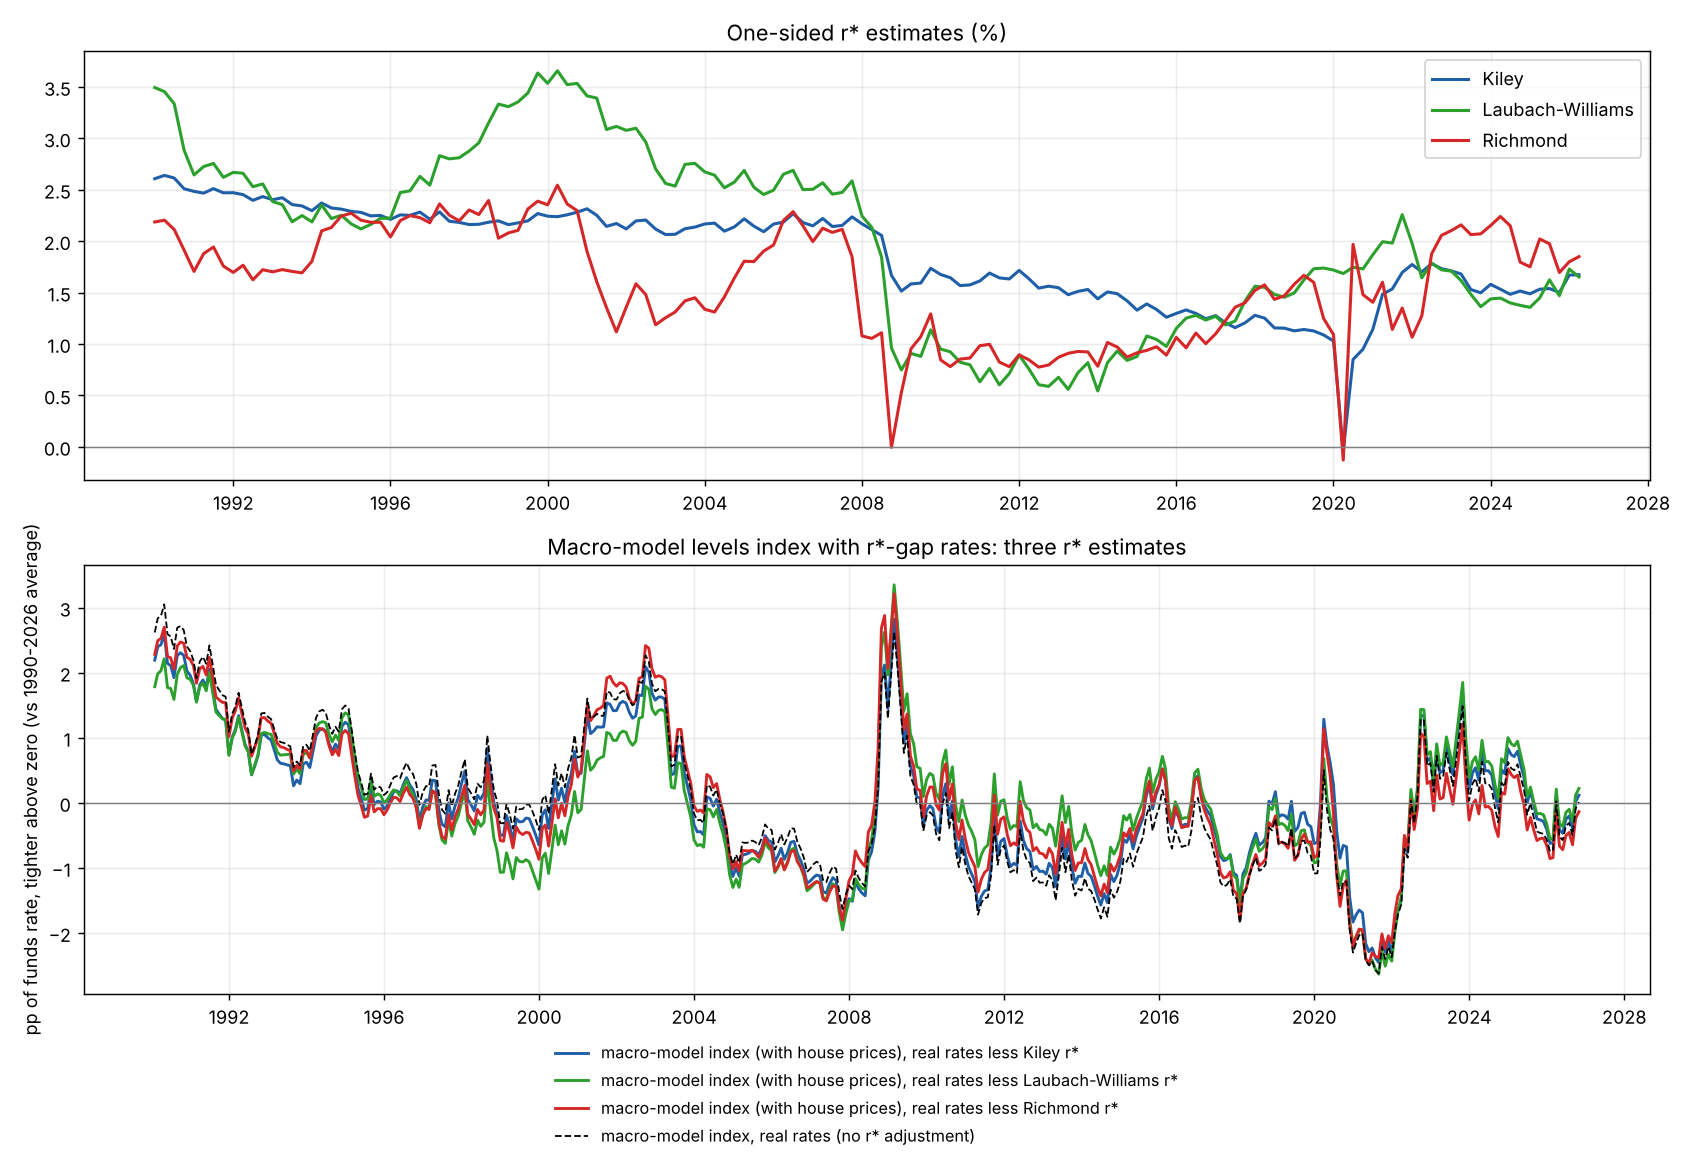

Write the Python code that produced this figure.
"""
r*-adjusted versions of the macro-model (with house prices), market-based (NS) and GS indexes using three one-sided r* estimates (rstar_series.csv, quarterly):
  Kiley (own Kalman-filter model, filtered/one-sided; experimental/ms_fci/kiley_rstar.csv),
  Laubach-Williams (NY Fed, "One-Sided Estimates" columns of Laubach_Williams_current_estimates.xlsx, estimates of 26 Aug 2026, through 2026Q2),
  Richmond Fed (Lubik-Matthes natural rate, median; model-based five-year-ahead real-rate forecast; the page does not say whether history is revised, so this is not verified as strictly one-sided).
Real-rate gap: the policy rate and the 10-year enter as (real rate - r*), real = nominal less Cleveland Fed 10-year expected inflation; spreads, equities, dollar and house prices unchanged; weights unchanged.
r* is stamped mid-quarter, interpolated daily and held at its last value after 2026Q2. Every index is demeaned over 1990-2026. GS: real GS less 0.495 r* (0.044 + 0.451 weights on the policy rate and 10-year),
converted at 0.945 pp per point; market-based x 0.983.
Usage: python experimental/fci_compare/rstar_sets.py     Outputs: rstar_sets_daily.csv, rstar_sets.png
"""
import os, sys
import numpy as np, pandas as pd

HERE = os.path.dirname(os.path.abspath(__file__))
ROOT = os.path.dirname(os.path.dirname(HERE))
sys.path.insert(0, os.path.join(ROOT, "experimental", "path_fci"))
import path_fci as P
import path_fci_gss_ns as Q
import fcig_replicate as R

SRC = {"Kiley": "Kiley_onesided", "Laubach-Williams": "LW_onesided", "Richmond": "Richmond_median"}


def daily_rstar(q, idx):
    s = q.dropna().copy()
    s.index = pd.PeriodIndex(s.index, freq="Q").to_timestamp() + pd.Timedelta(days=45)
    return s.reindex(s.index.union(idx)).interpolate("time").ffill().bfill().reindex(idx)


def main():
    ev = P.events(P.USMPD)
    d = ev.dropna(subset=Q.FUT + ["UST2Y"] + list(Q.ENDOG.values())).reset_index(drop=True)
    gss, ns, _, _ = Q.gss_ns(d)
    wn = pd.Series(Q.estimate(d, ns, True)[0], index=list(Q.ENDOG))
    P.L.REAL10 = True; P.L.RSTAR = False
    X, G = P.L.build()
    idx = X.index
    Rq = pd.read_csv(os.path.join(HERE, "rstar_series.csv"), index_col=0); Rq.index = pd.PeriodIndex(Rq.index, freq="Q")
    rs = {k: daily_rstar(Rq[c], idx) for k, c in SRC.items()}
    rs["none (real rates)"] = pd.Series(0.0, index=idx)
    base = pd.read_csv(os.path.join(ROOT, "experimental", "ms_fci", "frbus_sensitivities.csv"), index_col=0)["ffr_eq_q4"]
    ext = pd.read_csv(os.path.join(ROOT, "experimental", "ms_fci", "frbus_sensitivities_ext.csv"), index_col=0)["ffr_eq_q4"]
    mort = R.fred("MORTGAGE30US").reindex(idx, method="ffill"); spread = mort - G.x_y10.reindex(idx)
    hp = np.log(R.splice_level(R.zillow(), R.fred("CSUSHPISA"))); oer = np.log(P.L.get("CUSR0000SEHC"))
    hp = hp - oer.reindex(hp.index.union(oer.index)).sort_index().ffill().reindex(hp.index)
    hp = hp.reindex(idx.union(hp.index)).sort_index().ffill().reindex(idx) * 100
    gs_real = G.fci.reindex(idx) - (0.044 + 0.451) * X.einf + 0.06 * (100 * X.lnrusd - 100 * np.log(G.x_usd.reindex(idx)))
    out = {}
    for name, r in rs.items():
        policy = X.ffr - X.einf - r
        tenyr = X.y10 - r                                   # X.y10 is already the real 10-year
        macro = (ext["rshort_direct"] * policy + base["rg10"] * tenyr + ext["rme"] * spread + base["rbbbp"] * X.bbb - base["req"] * 100 * X.lncape
                 + base["fpxr"] * 100 * X.lnrusd + ext["phouse"] * hp)
        mkt = (wn["10-yr"] * tenyr + wn["Equities (ln CAPE)"] * 100 * X.lncape + wn["Dollar (ln real)"] * 100 * X.lnrusd) * 0.983
        gs = (gs_real - (0.044 + 0.451) * r) * 0.945
        for fam, s in (("macro", macro), ("market", mkt), ("GS", gs)):
            out[(fam, name)] = s - s.mean()
    D = pd.concat(out, axis=1).dropna()
    D.columns = [f"{a} | {b}" for a, b in D.columns]
    D.to_csv(os.path.join(HERE, "rstar_sets_daily.csv"), float_format="%.4f", index_label="date")
    M = D.resample("ME").last()
    pd.set_option("display.width", 220)
    print("r* series (quarterly, 1990-2026): mean / sd / min / max / latest")
    for k, c in SRC.items():
        s = Rq[c].loc["1990Q1":]
        print(f"  {k:17s} {s.mean():5.2f} {s.std():5.2f} {s.min():6.2f} {s.max():5.2f}  latest {s.iloc[-1]:.2f}")
    print("  correlation of the three r* series:", Rq[list(SRC.values())].loc["1990Q1":].corr().round(2).values[np.triu_indices(3, 1)], "(K/LW, K/R, LW/R)")
    names = list(SRC) + ["none (real rates)"]
    for fam in ("macro", "market", "GS"):
        sub = M[[f"{fam} | {n}" for n in names]]; sub.columns = names
        print(f"\n=== {fam}: r*-gap versions ===")
        print("sd of level:", sub.std().round(2).to_dict(), "| latest:", sub.iloc[-1].round(2).to_dict())
        for lab, d0 in (("since 27 Feb 2026", "2026-02-27"), ("since 27 Aug 2026", "2026-08-27")):
            print(f"  change {lab}:", {n: round(float(D[f"{fam} | {n}"].iloc[-1] - D[f'{fam} | {n}'].loc[:d0].iloc[-1]), 2) for n in names})
        print("  monthly corr of levels:\n" + sub.corr().round(2).to_string().replace("\n", "\n  "))
        print("  corr of 12-month changes:\n" + sub.diff(12).corr().round(2).to_string().replace("\n", "\n  "))
        dd = sub.sub(sub["none (real rates)"], axis=0)
        print("  version minus no-r* (pp): mean abs", dd[list(SRC)].abs().mean().round(2).to_dict(), "| max abs", dd[list(SRC)].abs().max().round(2).to_dict())
        sp = sub[list(SRC)]; rng = sp.max(axis=1) - sp.min(axis=1)
        print(f"  range across the three r* versions: mean {rng.mean():.2f}, max {rng.max():.2f} ({rng.idxmax()}), latest {rng.iloc[-1]:.2f}")
    # FCI-G link: macro r*-gap 12-month change vs FCI-G (1-year lookback) level
    f1 = pd.read_csv(os.path.join(ROOT, "raw", "fed_monthly_1yr.csv"), parse_dates=["date"]).set_index("date").iloc[:, 0]; f1.index = f1.index.to_period("M")
    rep = pd.read_csv(os.path.join(ROOT, "fcig_replication_monthly.csv")); rep["month"] = pd.PeriodIndex(rep["month"], freq="M"); rep = rep.set_index("month")["1yr|FCI-G"]
    fcig = pd.concat([f1, rep.loc[f1.index[-1] + 1:]])
    Mm = M.copy(); Mm.index = Mm.index.to_period("M")
    print("\nCorrelation of the macro-model 12-month change with the 1-year FCI-G level:",
          {n: round(float(pd.concat({'m': Mm[f'macro | {n}'].diff(12), 'f': fcig}, axis=1).dropna().corr().iloc[0, 1]), 2) for n in names})
    print("Level correlation of each macro/market/GS r*-gap version with FCI-G (1yr):",
          {f"{fam}|{n}": round(float(pd.concat({'m': Mm[f'{fam} | {n}'], 'f': fcig}, axis=1).dropna().corr().iloc[0, 1]), 2) for fam in ("macro", "market", "GS") for n in ("Kiley", "Laubach-Williams", "Richmond")})
    import matplotlib
    matplotlib.use("Agg")
    import matplotlib.pyplot as plt
    fig, ax = plt.subplots(2, 1, figsize=(13, 9))
    col = {"Kiley": "#1f5fa8", "Laubach-Williams": "#2ca02c", "Richmond": "#d62728"}
    for k, c in SRC.items():
        s = Rq[c].loc["1990Q1":]; ax[0].plot(s.index.to_timestamp(), s, color=col[k], lw=1.7, label=k)
    ax[0].set_title("One-sided r* estimates (%)", fontsize=12); ax[0].grid(alpha=0.25); ax[0].legend(fontsize=10); ax[0].axhline(0, color="gray", lw=0.8)
    for k in SRC:
        s = M[f"macro | {k}"]; ax[1].plot(s.index, s, color=col[k], lw=1.6, label=f"macro-model index (with house prices), real rates less {k} r*")
    s = M["macro | none (real rates)"]; ax[1].plot(s.index, s, color="black", lw=1.0, ls="--", label="macro-model index, real rates (no r* adjustment)")
    ax[1].axhline(0, color="gray", lw=0.8); ax[1].grid(alpha=0.25); ax[1].legend(fontsize=9, loc="upper center", bbox_to_anchor=(0.5, -0.08), ncol=1, frameon=False)
    ax[1].set_ylabel("pp of funds rate, tighter above zero (vs 1990-2026 average)"); ax[1].set_title("Macro-model levels index with r*-gap rates: three r* estimates", fontsize=12)
    fig.tight_layout(); fig.savefig(os.path.join(HERE, "rstar_sets.png"), dpi=130)


if __name__ == "__main__":
    main()
